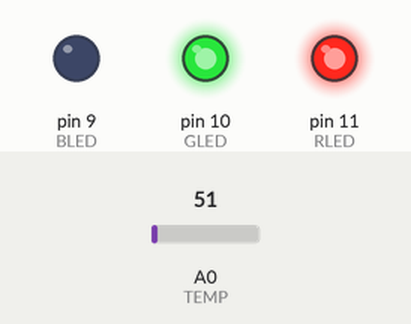
This sketch was run on a simulated Arduino Uno, built with avr-gcc and run on an emulated ATmega328P. On the bench: output pins drawn as LEDs (lit = HIGH). Inputs (shaded band) come from the test bench; at power-on: A0 (TEMP) = 51.

Above: at 1.2 s.
1.3 s: A0 (TEMP) set to 129
2.8 s: A0 (TEMP) set to 139
At 4.0 s:
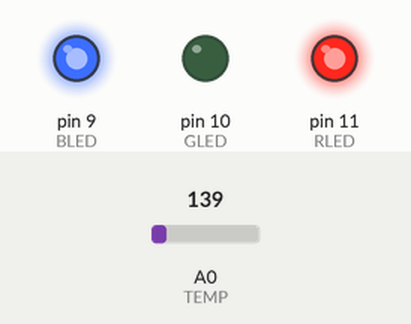
4.3 s: A0 (TEMP) set to 163
At 5.2 s:
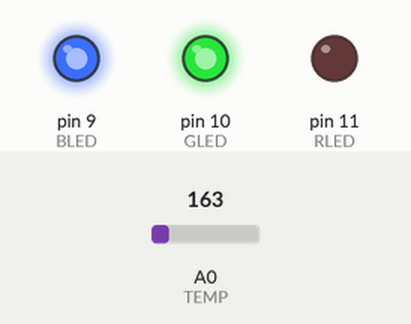
5.8 s: A0 (TEMP) set to 112
At 6.4 s:
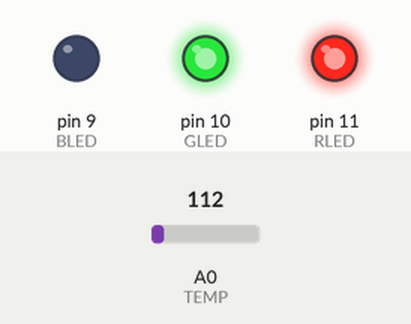
Timing chart, 0 to 8.3 s (numbered marks = the images above; inputs shaded):
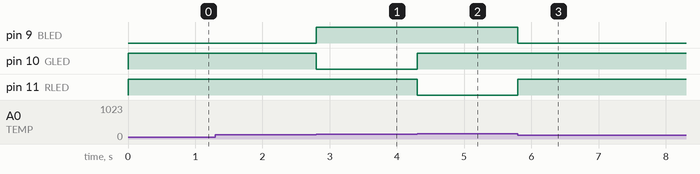

The sketch:

3-2_tempalert.ino
```cpp
// 온도 경보!
const int BLED = 9;       // 파란색 LED 음극을 9번 핀에 연결
const int GLED = 10;      // 초록색 LED 음극을 10번 핀에 연결
const int RLED = 11;      // 빨간색 LED 음극을 11번 핀에 연결
const int TEMP = 0;       // 온도 센서를 A0 핀에 연결

const int LOWER_BOUND = 139;    // 온도 하한값
const int UPPER_BOUND = 147;    // 온도 상한값

int val = 0;          // 아날로그 입력 값을 저장하는 변수

void setup()
{
  pinMode (BLED, OUTPUT);     // 파란색 LED 핀을 출력으로 설정
  pinMode (GLED, OUTPUT);     // 초록색 LED 핀을 출력으로 설정
  pinMode (RLED, OUTPUT);     // 빨간색 LED 핀을 출력으로 설정
}

void loop()
{
  val = analogRead(TEMP);
  if (val < LOWER_BOUND)    // LED를 파란색으로 켬
  {
    digitalWrite(RLED, HIGH);
    digitalWrite(GLED, HIGH);
    digitalWrite(BLED, LOW);
  }
  else if (val > UPPER_BOUND)   // LED를 빨간색으로 켬
  {
    digitalWrite(RLED, LOW);
    digitalWrite(GLED, HIGH);
    digitalWrite(BLED, HIGH);
  }
  else                // LED를 초록색으로 켬
  {
    digitalWrite(RLED, HIGH);
    digitalWrite(GLED, LOW);
    digitalWrite(BLED, HIGH);
  }
}
```

Measured:
- the behaviour switches between 138 and 139 on A0 (TEMP) (found by bisection; images 0 and 1)
- after the input at 1.3 s, every drawn part: stays the same
- after the input at 2.8 s, pin 9 (BLED): LOW → HIGH at once; pin 10 (GLED): HIGH → LOW at once
- after the input at 4.3 s, pin 10 (GLED): LOW → HIGH at once; pin 11 (RLED): HIGH → LOW at once
- after the input at 5.8 s, pin 9 (BLED): HIGH → LOW at once; pin 11 (RLED): LOW → HIGH at once
